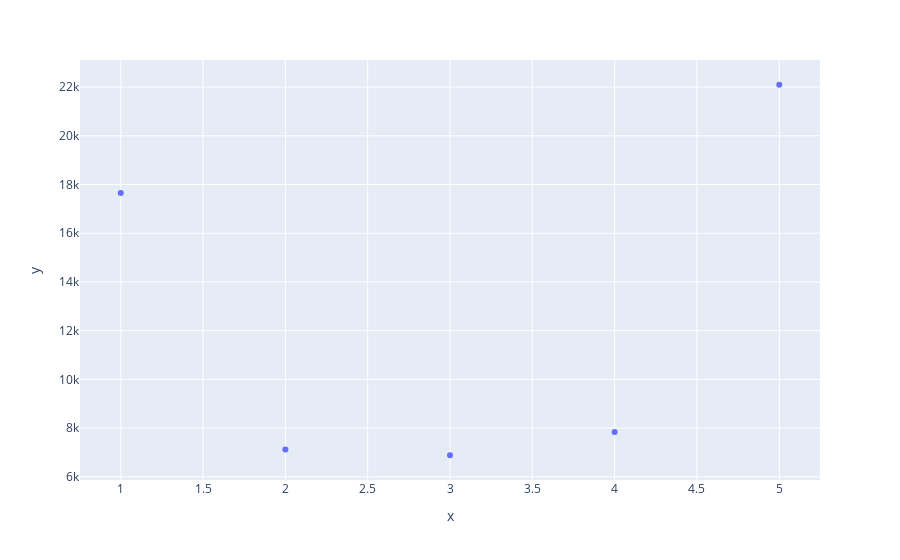

The notebook cell this image was saved under:
### Markdown cell above
## plotly

### Code cell
fig=px.scatter(x=x,y=reviews)
fig.show()

### Figure 1 — Plotly figure (JSON) as saved in the notebook; plotly's stock layout.template omitted (floating-point values rounded to 4 significant figures)
{"data": [{"hovertemplate": "x=%{x}<br>y=%{y}<extra></extra>", "legendgroup": "", "marker": {"color": "#636efa", "symbol": "circle"}, "mode": "markers", "name": "", "orientation": "v", "showlegend": false, "type": "scatter", "x": [1, 2, 3, 4, 5], "xaxis": "x", "y": [17653, 7118, 6886, 7842, 22095], "yaxis": "y"}], "layout": {"legend": {"tracegroupgap": 0}, "margin": {"t": 60}, "xaxis": {"anchor": "y", "domain": [0, 1], "title": {"text": "x"}}, "yaxis": {"anchor": "x", "domain": [0, 1], "title": {"text": "y"}}}}
